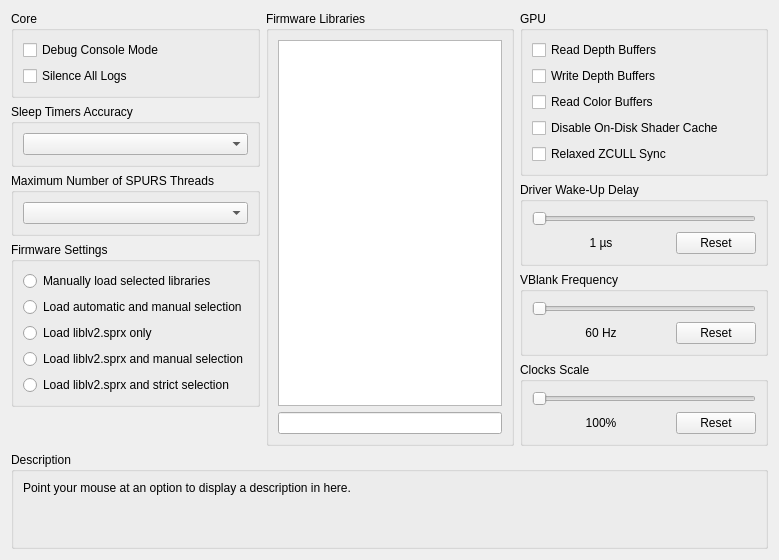
     <widget class="QWidget" name="advancedTab">
      <attribute name="title">
       <string>Advanced</string>
      </attribute>
      <layout class="QVBoxLayout" name="advancedTab_layout">
       <item>
        <layout class="QHBoxLayout" name="advancedTabLayout" stretch="1,1,1">
         <item>
          <layout class="QVBoxLayout" name="advancedTabLayoutLeft">
           <item>
            <widget class="QGroupBox" name="gb_advanced_core">
             <property name="sizePolicy">
              <sizepolicy hsizetype="Preferred" vsizetype="Minimum">
               <horstretch>0</horstretch>
               <verstretch>0</verstretch>
              </sizepolicy>
             </property>
             <property name="title">
              <string>Core</string>
             </property>
             <layout class="QVBoxLayout" name="gb_advanced_core_layout">
              <item>
               <widget class="QCheckBox" name="debugConsoleMode">
                <property name="text">
                 <string>Debug Console Mode</string>
                </property>
               </widget>
              </item>
              <item>
               <widget class="QCheckBox" name="silenceAllLogs">
                <property name="text">
                 <string>Silence All Logs</string>
                </property>
               </widget>
              </item>
             </layout>
            </widget>
           </item>
           <item>
            <widget class="QGroupBox" name="gb_sleep_timers_accuracy">
             <property name="sizePolicy">
              <sizepolicy hsizetype="Preferred" vsizetype="Minimum">
               <horstretch>0</horstretch>
               <verstretch>0</verstretch>
              </sizepolicy>
             </property>
             <property name="title">
              <string>Sleep Timers Accuracy</string>
             </property>
             <layout class="QVBoxLayout" name="gb_sleep_timers_accuracy_layout">
              <item>
               <widget class="QComboBox" name="sleepTimersAccuracy"/>
              </item>
             </layout>
            </widget>
           </item>
           <item>
            <widget class="QGroupBox" name="gb_max_spurs_threads">
             <property name="sizePolicy">
              <sizepolicy hsizetype="Preferred" vsizetype="Minimum">
               <horstretch>0</horstretch>
               <verstretch>0</verstretch>
              </sizepolicy>
             </property>
             <property name="title">
              <string>Maximum Number of SPURS Threads</string>
             </property>
             <layout class="QVBoxLayout" name="gb_max_spurs_threads_layout">
              <item>
               <widget class="QComboBox" name="maxSPURSThreads"/>
              </item>
             </layout>
            </widget>
           </item>
           <item>
            <widget class="QGroupBox" name="lib_settings">
             <property name="sizePolicy">
              <sizepolicy hsizetype="Preferred" vsizetype="Preferred">
               <horstretch>0</horstretch>
               <verstretch>0</verstretch>
              </sizepolicy>
             </property>
             <property name="title">
              <string>Firmware Settings</string>
             </property>
             <layout class="QVBoxLayout" name="lib_settings_layout">
              <item>
               <widget class="QRadioButton" name="lib_manu">
                <property name="sizePolicy">
                 <sizepolicy hsizetype="Expanding" vsizetype="Preferred">
                  <horstretch>0</horstretch>
                  <verstretch>0</verstretch>
                 </sizepolicy>
                </property>
                <property name="text">
                 <string>Manually load selected libraries</string>
                </property>
               </widget>
              </item>
              <item>
               <widget class="QRadioButton" name="lib_both">
                <property name="sizePolicy">
                 <sizepolicy hsizetype="Expanding" vsizetype="Preferred">
                  <horstretch>0</horstretch>
                  <verstretch>0</verstretch>
                 </sizepolicy>
                </property>
                <property name="text">
                 <string>Load automatic and manual selection</string>
                </property>
               </widget>
              </item>
              <item>
               <widget class="QRadioButton" name="lib_lv2">
                <property name="sizePolicy">
                 <sizepolicy hsizetype="Expanding" vsizetype="Preferred">
                  <horstretch>0</horstretch>
                  <verstretch>0</verstretch>
                 </sizepolicy>
                </property>
                <property name="text">
                 <string>Load liblv2.sprx only</string>
                </property>
               </widget>
              </item>
              <item>
               <widget class="QRadioButton" name="lib_lv2b">
                <property name="sizePolicy">
                 <sizepolicy hsizetype="Expanding" vsizetype="Preferred">
                  <horstretch>0</horstretch>
                  <verstretch>0</verstretch>
                 </sizepolicy>
                </property>
                <property name="text">
                 <string>Load liblv2.sprx and manual selection</string>
                </property>
               </widget>
              </item>
              <item>
               <widget class="QRadioButton" name="lib_lv2l">
                <property name="sizePolicy">
                 <sizepolicy hsizetype="Expanding" vsizetype="Preferred">
                  <horstretch>0</horstretch>
                  <verstretch>0</verstretch>
                 </sizepolicy>
                </property>
                <property name="text">
                 <string>Load liblv2.sprx and strict selection</string>
                </property>
               </widget>
              </item>
             </layout>
            </widget>
           </item>
           <item>
            <spacer name="advancedTabSpacerLeft">
             <property name="orientation">
              <enum>Qt::Vertical</enum>
             </property>
             <property name="sizeHint" stdset="0">
              <size>
               <width>0</width>
               <height>0</height>
              </size>
             </property>
            </spacer>
           </item>
          </layout>
         </item>
         <item>
          <layout class="QVBoxLayout" name="advancedTabLayoutMiddle">
           <item>
            <widget class="QGroupBox" name="gb_libs">
             <property name="sizePolicy">
              <sizepolicy hsizetype="Preferred" vsizetype="Preferred">
               <horstretch>0</horstretch>
               <verstretch>0</verstretch>
              </sizepolicy>
             </property>
             <property name="title">
              <string>Firmware Libraries</string>
             </property>
             <layout class="QVBoxLayout" name="gb_libs_layout">
              <item>
               <widget class="QListWidget" name="lleList">
                <property name="sizePolicy">
                 <sizepolicy hsizetype="Preferred" vsizetype="Preferred">
                  <horstretch>0</horstretch>
                  <verstretch>0</verstretch>
                 </sizepolicy>
                </property>
                <property name="selectionMode">
                 <enum>QAbstractItemView::ExtendedSelection</enum>
                </property>
                <property name="viewMode">
                 <enum>QListView::ListMode</enum>
                </property>
               </widget>
              </item>
              <item>
               <widget class="QLineEdit" name="searchBox">
                <property name="sizePolicy">
                 <sizepolicy hsizetype="Preferred" vsizetype="Fixed">
                  <horstretch>0</horstretch>
                  <verstretch>0</verstretch>
                 </sizepolicy>
                </property>
               </widget>
              </item>
             </layout>
            </widget>
           </item>
          </layout>
         </item>
         <item>
          <layout class="QVBoxLayout" name="advancedTabLayoutRight">
           <item>
            <widget class="QGroupBox" name="gb_advanced_gpu">
             <property name="sizePolicy">
              <sizepolicy hsizetype="Preferred" vsizetype="Minimum">
               <horstretch>0</horstretch>
               <verstretch>0</verstretch>
              </sizepolicy>
             </property>
             <property name="title">
              <string>GPU</string>
             </property>
             <layout class="QVBoxLayout" name="gb_advanced_gpu_layout">
              <item>
               <widget class="QCheckBox" name="readDepth">
                <property name="text">
                 <string>Read Depth Buffers</string>
                </property>
               </widget>
              </item>
              <item>
               <widget class="QCheckBox" name="dumpDepth">
                <property name="text">
                 <string>Write Depth Buffers</string>
                </property>
               </widget>
              </item>
              <item>
               <widget class="QCheckBox" name="readColor">
                <property name="text">
                 <string>Read Color Buffers</string>
                </property>
               </widget>
              </item>
              <item>
               <widget class="QCheckBox" name="disableOnDiskShaderCache">
                <property name="text">
                 <string>Disable On-Disk Shader Cache</string>
                </property>
               </widget>
              </item>
              <item>
               <widget class="QCheckBox" name="relaxedZCULL">
                <property name="text">
                 <string>Relaxed ZCULL Sync</string>
                </property>
               </widget>
              </item>
             </layout>
            </widget>
           </item>
           <item>
            <widget class="QGroupBox" name="gb_wakeupDelay">
             <property name="sizePolicy">
              <sizepolicy hsizetype="Preferred" vsizetype="Minimum">
               <horstretch>0</horstretch>
               <verstretch>0</verstretch>
              </sizepolicy>
             </property>
             <property name="title">
              <string>Driver Wake-Up Delay</string>
             </property>
             <layout class="QVBoxLayout" name="gb_wakeupDelay_layout">
              <item>
               <widget class="QSlider" name="wakeupDelay">
                <property name="orientation">
                 <enum>Qt::Horizontal</enum>
                </property>
               </widget>
              </item>
              <item>
               <layout class="QHBoxLayout" name="wakeupDelayLAyout" stretch="1,0">
                <item>
                 <widget class="QLabel" name="wakeupText">
                  <property name="text">
                   <string>1 µs</string>
                  </property>
                  <property name="alignment">
                   <set>Qt::AlignCenter</set>
                  </property>
                 </widget>
                </item>
                <item>
                 <widget class="QPushButton" name="wakeupReset">
                  <property name="text">
                   <string>Reset</string>
                  </property>
                 </widget>
                </item>
               </layout>
              </item>
             </layout>
            </widget>
           </item>
           <item>
            <widget class="QGroupBox" name="gb_vblank">
             <property name="sizePolicy">
              <sizepolicy hsizetype="Preferred" vsizetype="Minimum">
               <horstretch>0</horstretch>
               <verstretch>0</verstretch>
              </sizepolicy>
             </property>
             <property name="title">
              <string>VBlank Frequency</string>
             </property>
             <layout class="QVBoxLayout" name="gb_vblank_layout">
              <item>
               <widget class="QSlider" name="vblank">
                <property name="orientation">
                 <enum>Qt::Horizontal</enum>
                </property>
               </widget>
              </item>
              <item>
               <layout class="QHBoxLayout" name="vBlankLayout" stretch="1,0">
                <item>
                 <widget class="QLabel" name="vblankText">
                  <property name="text">
                   <string>60 Hz</string>
                  </property>
                  <property name="alignment">
                   <set>Qt::AlignCenter</set>
                  </property>
                 </widget>
                </item>
                <item>
                 <widget class="QPushButton" name="vblankReset">
                  <property name="text">
                   <string>Reset</string>
                  </property>
                 </widget>
                </item>
               </layout>
              </item>
             </layout>
            </widget>
           </item>
           <item>
            <widget class="QGroupBox" name="gb_clockScale">
             <property name="sizePolicy">
              <sizepolicy hsizetype="Preferred" vsizetype="Minimum">
               <horstretch>0</horstretch>
               <verstretch>0</verstretch>
              </sizepolicy>
             </property>
             <property name="title">
              <string>Clocks Scale</string>
             </property>
             <layout class="QVBoxLayout" name="gb_clockScale_layout">
              <item>
               <widget class="QSlider" name="clockScale">
                <property name="orientation">
                 <enum>Qt::Horizontal</enum>
                </property>
               </widget>
              </item>
              <item>
               <layout class="QHBoxLayout" name="clockScaleLayout" stretch="1,0">
                <item>
                 <widget class="QLabel" name="clockScaleText">
                  <property name="text">
                   <string>100%</string>
                  </property>
                  <property name="alignment">
                   <set>Qt::AlignCenter</set>
                  </property>
                 </widget>
                </item>
                <item>
                 <widget class="QPushButton" name="clockScaleReset">
                  <property name="text">
                   <string>Reset</string>
                  </property>
                 </widget>
                </item>
               </layout>
              </item>
             </layout>
            </widget>
           </item>
           <item>
            <spacer name="verticalSpacer_22">
             <property name="orientation">
              <enum>Qt::Vertical</enum>
             </property>
             <property name="sizeHint" stdset="0">
              <size>
               <width>0</width>
               <height>0</height>
              </size>
             </property>
            </spacer>
           </item>
          </layout>
         </item>
        </layout>
       </item>
       <item>
        <spacer name="advancedTabSpacer">
         <property name="orientation">
          <enum>Qt::Vertical</enum>
         </property>
         <property name="sizeHint" stdset="0">
          <size>
           <width>0</width>
           <height>0</height>
          </size>
         </property>
        </spacer>
       </item>
       <item>
        <widget class="QGroupBox" name="gb_description_advanced">
         <property name="title">
          <string>Description</string>
         </property>
         <layout class="QVBoxLayout" name="gb_description_advanced_layout">
          <item>
           <widget class="QLabel" name="description_advanced">
            <property name="text">
             <string>Point your mouse at an option to display a description in here.


             </string>
            </property>
            <property name="textFormat">
             <enum>Qt::PlainText</enum>
            </property>
            <property name="alignment">
             <set>Qt::AlignLeading|Qt::AlignLeft|Qt::AlignTop</set>
            </property>
            <property name="wordWrap">
             <bool>true</bool>
            </property>
           </widget>
          </item>
         </layout>
        </widget>
       </item>
      </layout>
     </widget>
